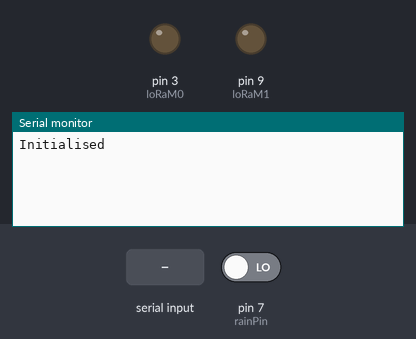
This sketch was run on a simulated Arduino Uno, built with avr-gcc and run on an emulated ATmega328P. Parts: output pins drawn as LEDs (lit = HIGH), the last lines printed to the serial monitor. The inputs (shaded band) are chosen by the test bench; at power-on: pin 7 (rainPin) LOW. WiFi joins after 1.5 s; servers stay silent unless stated.

Above: at 4.7 s.
4.8 s: pin 7 (rainPin) driven HIGH
At 5.7 s:
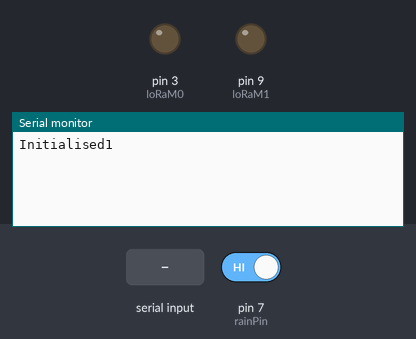
7.3 s: "1" received over the second serial link
At 9.4 s:
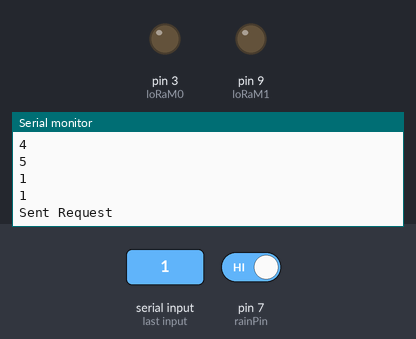
Timing chart, 0 to 10.9 s (numbered marks = the images above; inputs shaded):
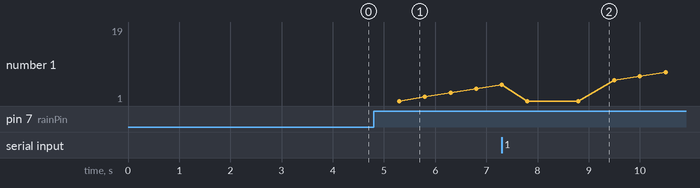

Measured:
- after the input at 4.8 s, the serial monitor: prints a new line after 0.50 s (image 1)
- after the input at 7.3 s, the serial monitor: prints a new line after 0.50 s (image 2)

The sketch:

Data_Broker_HTTP.ino
```cpp
#include <SoftwareSerial.h>
#include <Ethernet.h>
#include <SPI.h>

SoftwareSerial loRa(5, 6);
byte mac[] = {0xDE, 0xAD, 0xBE, 0xEF, 0xFE, 0xED};
char server[] = "192.168.1.9";

EthernetClient client;


const byte loRaM0 = 3;
const byte loRaM1 = 9;
const byte rainPin = 7;
unsigned int tips = 0;

String received;
byte startString;


void setup() {
  // put your setup code here, to run once:
  pinMode(loRaM0, OUTPUT);
  pinMode(loRaM1, OUTPUT);
  pinMode(rainPin, INPUT);
  Serial.begin(9600);
  while (!Serial) {
    ; // wait for serial port to connect. Needed for native USB port only
  }
  loRa.begin(9600);
  Ethernet.begin(mac);
  delay(2000);
  Serial.print(F("Initialised"));

}

void loop() {
  // put your main code here, to run repeatedly:
  digitalWrite(loRaM0, LOW);
  digitalWrite(loRaM1, LOW);
  if(digitalRead(rainPin)) {
    tips++;
    delay(500);
    Serial.println(tips);
  }
  if(loRa.available()) {
    delay(500);
    Serial.println(loRa.available());
    received = loRa.readString();
    Serial.println(received);
     if (client.connect(server, 5000)) {
      client.print(F("GET /?data="));
      client.print(received);
      client.println(F(" HTTP/1.1"));
      client.println(F("Host: 192.168.1.11"));
      client.println(F("Connection: Close"));
      client.println();
      client.println();
      client.stop();
      Serial.println(F("Sent Request"));
    }
    else {
      Serial.println(F("Connection Failed"));
    }
  }
}
```
